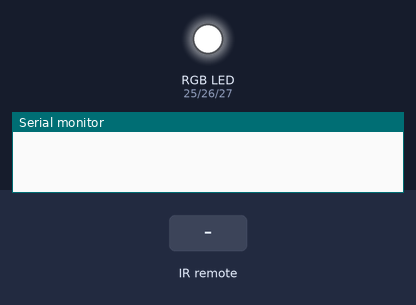
Simulated run of this sketch. Board: ESP32. On the bench: an RGB LED mixed from three pins (HIGH = lit), the last lines printed to the serial monitor. Inputs (shaded band) come from the test bench. Random numbers use the default seed unless the sketch sets one.

Above: at 1.2 s.
1.3 s: infrared code 0x16 received
At 1.52 s:
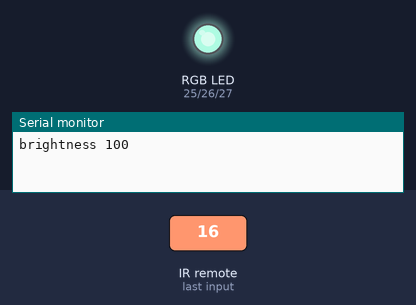
4.3 s: infrared code 0x15 received
7.3 s: infrared code 0x0C received
8.8 s: infrared code 0x18 received
At 9.8 s:
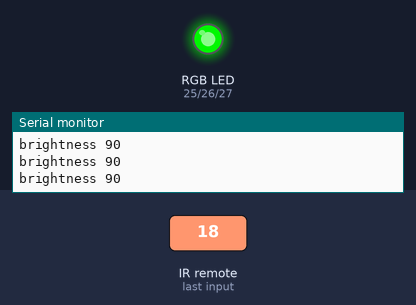
10.3 s: infrared code 0x5E received
At 10.9 s:
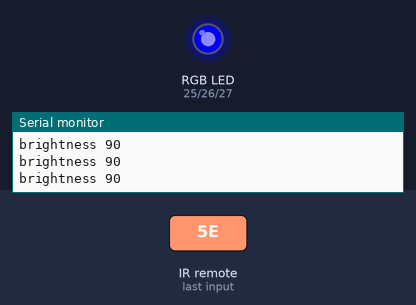
11.8 s: infrared code 0x08 received
At 12.1 s:
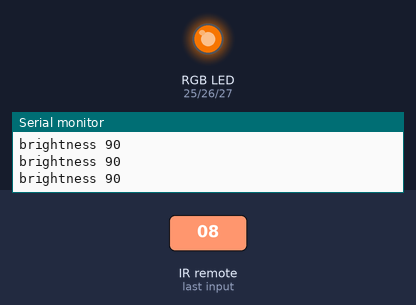
Timing chart, 0 to 14.3 s (numbered marks = the images above; inputs shaded):
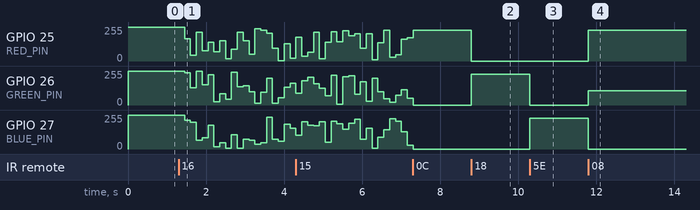

The sketch:

L18_Dimmer.ino
```cpp
// Lesson 18 challenge solution: colours + brightness
// 1-5 pick a colour, VOL+ / VOL- change brightness (hold to keep going),
// POWER toggles on/off, 0 starts a rainbow party mode.

#include <IRremote.hpp>

const int IR_PIN = 14;
const int RED_PIN = 25;
const int GREEN_PIN = 26;
const int BLUE_PIN = 27;

int r = 255, g = 255, b = 255;
int brightness = 100;   // percent
bool isOn = true;
bool party = false;

void show() {
  int level = isOn ? brightness : 0;
  analogWrite(RED_PIN, r * level / 100);
  analogWrite(GREEN_PIN, g * level / 100);
  analogWrite(BLUE_PIN, b * level / 100);
}

void pick(int newR, int newG, int newB) {
  r = newR; g = newG; b = newB;
  party = false;
  isOn = true;
}

void setup() {
  Serial.begin(115200);
  IrReceiver.begin(IR_PIN);
  show();
}

void loop() {
  if (IrReceiver.decode()) {
    int code = IrReceiver.decodedIRData.command;
    bool repeat = IrReceiver.decodedIRData.flags & IRDATA_FLAGS_IS_REPEAT;

    switch (code) {
      case 0x0C: if (!repeat) pick(255, 0, 0);     break;
      case 0x18: if (!repeat) pick(0, 255, 0);     break;
      case 0x5E: if (!repeat) pick(0, 0, 255);     break;
      case 0x08: if (!repeat) pick(255, 120, 0);   break;
      case 0x1C: if (!repeat) pick(255, 255, 255); break;
      case 0x16: if (!repeat) party = true;        break;
      case 0x45: if (!repeat) isOn = !isOn;        break;
      case 0x46: brightness = min(brightness + 10, 100); break;
      case 0x15: brightness = max(brightness - 10, 0);   break;
    }
    Serial.print("brightness ");
    Serial.println(brightness);
    IrReceiver.resume();
  }

  if (party && isOn) {
    r = random(256);
    g = random(256);
    b = random(256);
    delay(150);
  }
  show();
}
```

Measured:
- after the input at 8.8 s, GPIO 25 (RED_PIN): 229/255 → 0/255 at once; GPIO 26 (GREEN_PIN): 0/255 → 229/255 at once
- after the input at 10.3 s, GPIO 26 (GREEN_PIN): 229/255 → 0/255 at once; GPIO 27 (BLUE_PIN): 0/255 → 229/255 at once
- after the input at 11.8 s, GPIO 25 (RED_PIN): 0/255 → 229/255 at once; GPIO 26 (GREEN_PIN): 0/255 → 108/255 at once; GPIO 27 (BLUE_PIN): 229/255 → 0/255 at once
